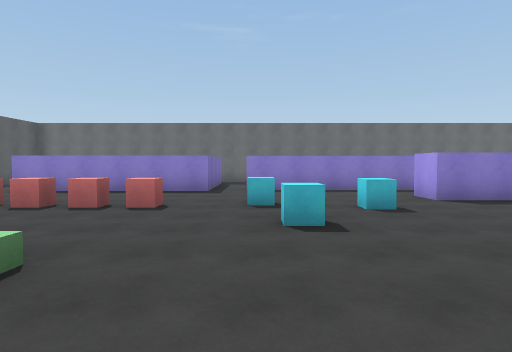
view 1 (above)

24 first-person views from a walk through a scene from a Unity 3-D project. The camera is 1.5 m above the floor, tilts 2° down and sees 75° across. The floor is counted in squares, 2 m on a side. Each view is taken from the middle of a square. On the plan, view 1 faces up. The plan holds only what a view shows up to about 11 squares ahead; the rest is blank. The player is left out.

view 2
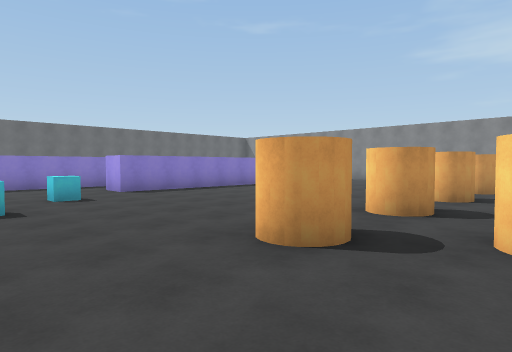

view 3
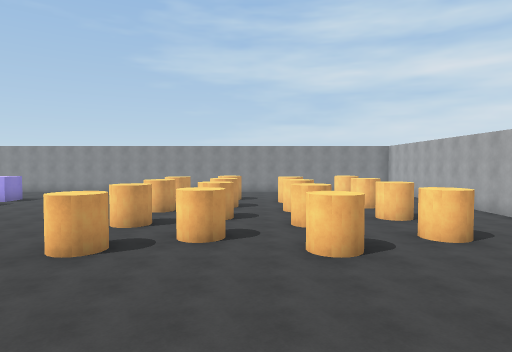

view 4
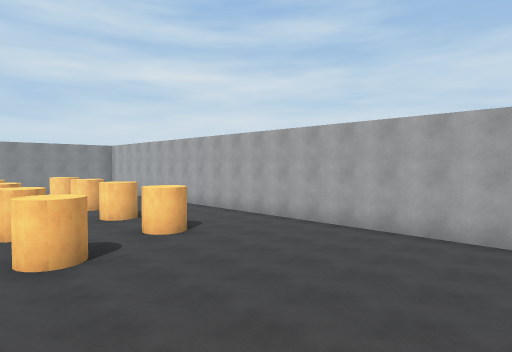

view 5
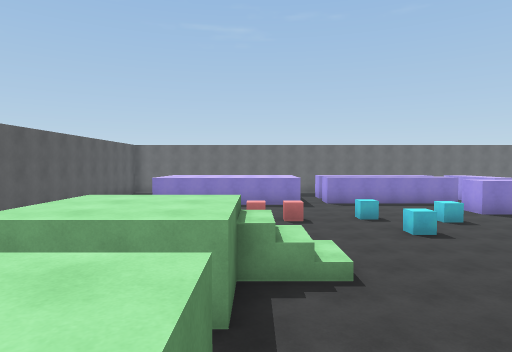

view 6
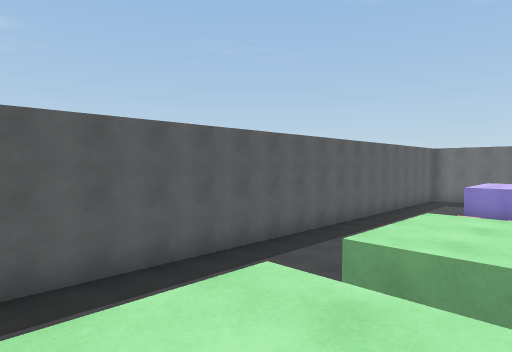

view 7
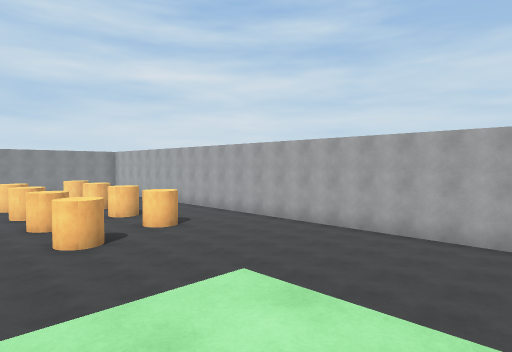

view 8
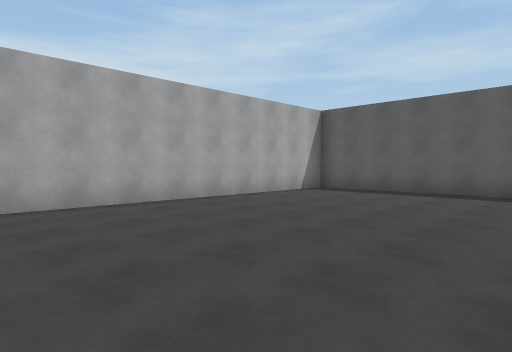

view 9
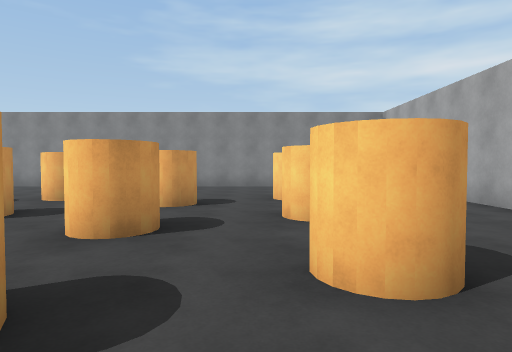

view 10
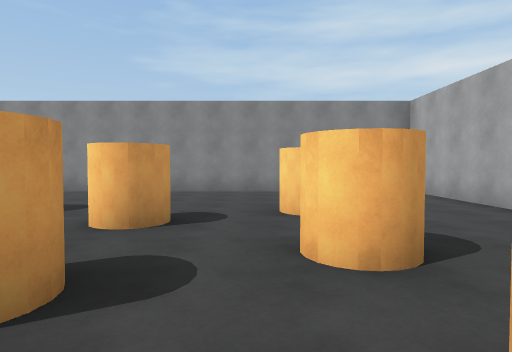

view 11
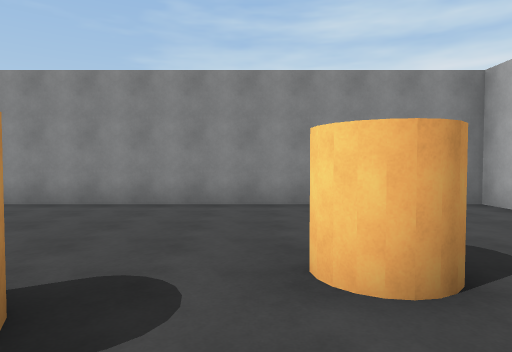

view 12
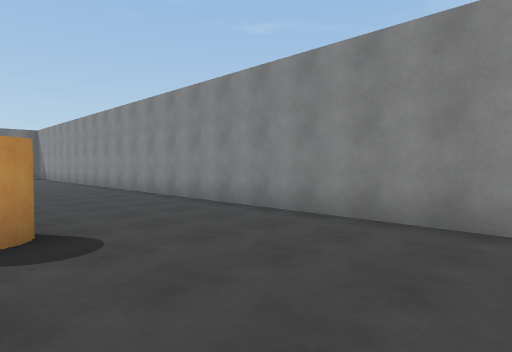

view 13
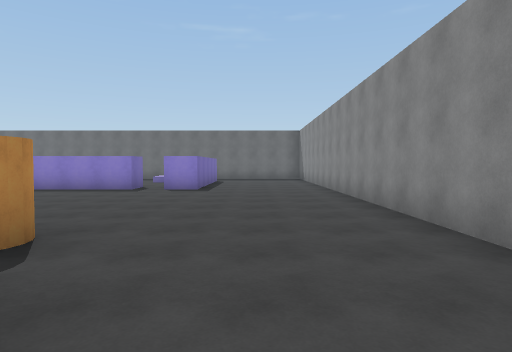

view 14
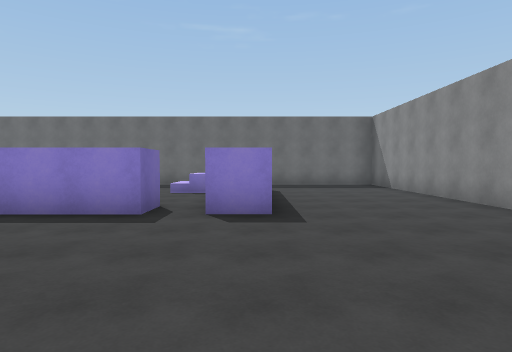

view 15
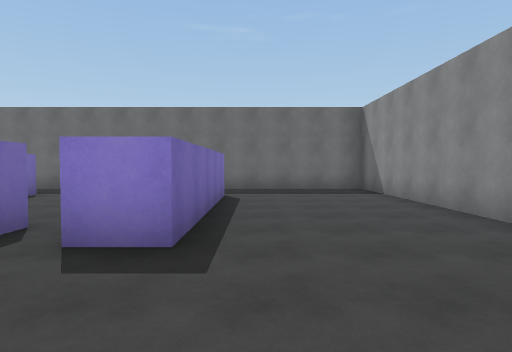

view 16
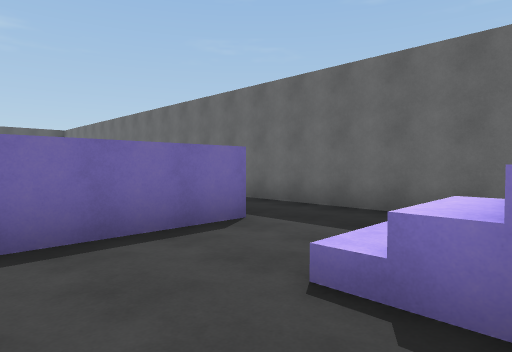

view 17
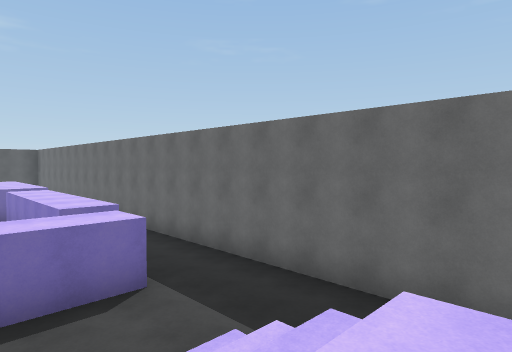

view 18
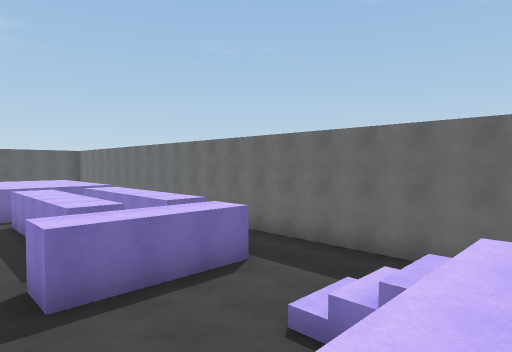

view 19
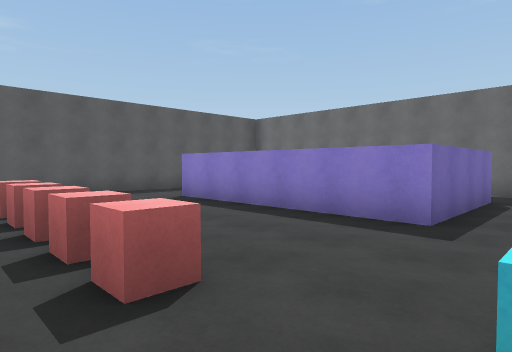

view 20
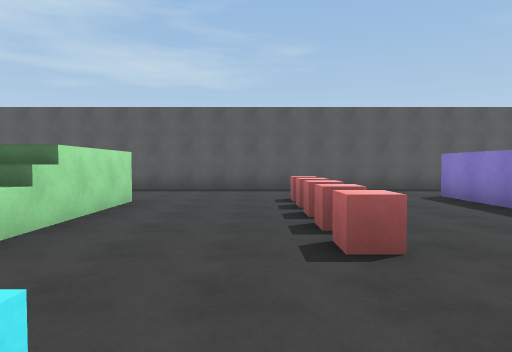

view 21
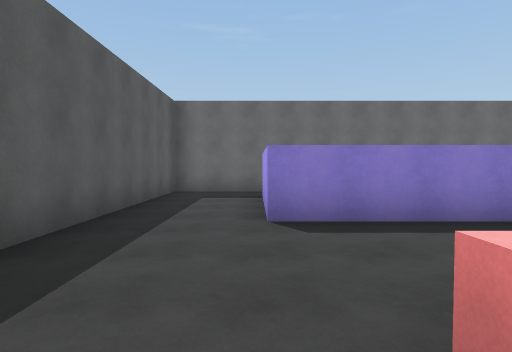

view 22
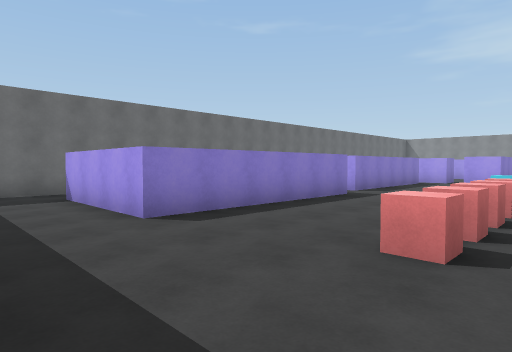

view 23
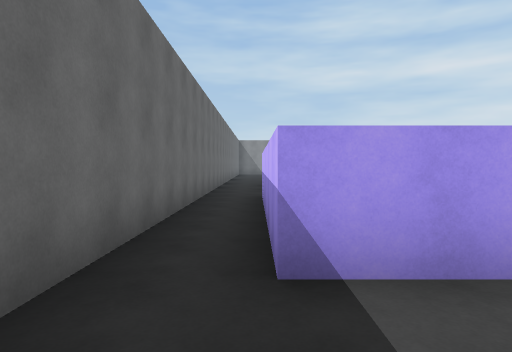

view 24
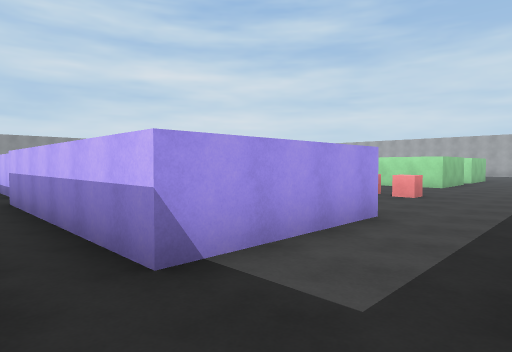

### Floor plan
Key: @ floor where view 1 was taken; # wall or solid block; . main floor; : floor 2 m higher than the main floor; / step, stairs or slope; C red cube; Y cyan cube; B block; R orange cylinder.
Columns run from 10 left of view 1 to 16 right of it. Each row starts with its distance up from view 1.
 15 ###########################
 14 #................... .....#
 13 #...#####........... .....#
 12 #..##   #.#####.#..BB#....#
 11 #..#    #.......#..//:....#
 10 #..######.#####.#....:....#
  9 #...............#....:....#
  8 #.............# #  #.:....#
  7 #.............######.#....#
  6 #...CCCCC.Y.Y.............#
  5 #.........................#
  4 #..........Y..............#
  3 #.........................#
  2 #....::BB.......... ......#
  1 #....:://........   ......#
  0 #.. .::...@..R.RR.R.RR....#
 -1 #.. . ..  .........  .....#
 -2 #.. .::.  ....R.RR.R.RR...#
 -3     .::/ .................#
 -4      ........R.RR.R.RR....#
 -5 #............R.R..R.R.....#
 -6 #.........................#
 -7 #.............R.RR.R.RR...#
 -8 #.......................
 -9 #........................
-10 #.........................#
-11 ###########################

Where each view was taken, in squares from view 1:
view 1: 0 up, 0 right, facing up
view 2: 2 down, 0 right, facing up-right
view 3: 3 down, 3 left, facing right
view 4: 3 down, 3 left, facing down-right
view 5: 3 down, 3 left, facing up
view 6: 3 down, 4 left, facing up-left
view 7: 2 down, 5 left, facing down-right
view 8: 4 down, 0 right, facing down-left
view 9: 6 down, 4 right, facing right
view 10: 6 down, 6 right, facing right
view 11: 6 down, 9 right, facing right
view 12: 6 down, 11 right, facing up-right
view 13: 3 down, 13 right, facing up
view 14: 2 up, 11 right, facing up
view 15: 4 up, 12 right, facing up
view 16: 9 up, 10 right, facing up-left
view 17: 10 up, 11 right, facing up-left
view 18: 8 up, 11 right, facing up-left
view 19: 5 up, 0 right, facing up-left
view 20: 5 up, 1 right, facing left
view 21: 5 up, 7 left, facing up
view 22: 5 up, 9 left, facing up-right
view 23: 13 up, 9 left, facing right
view 24: 14 up, 9 left, facing down-right
